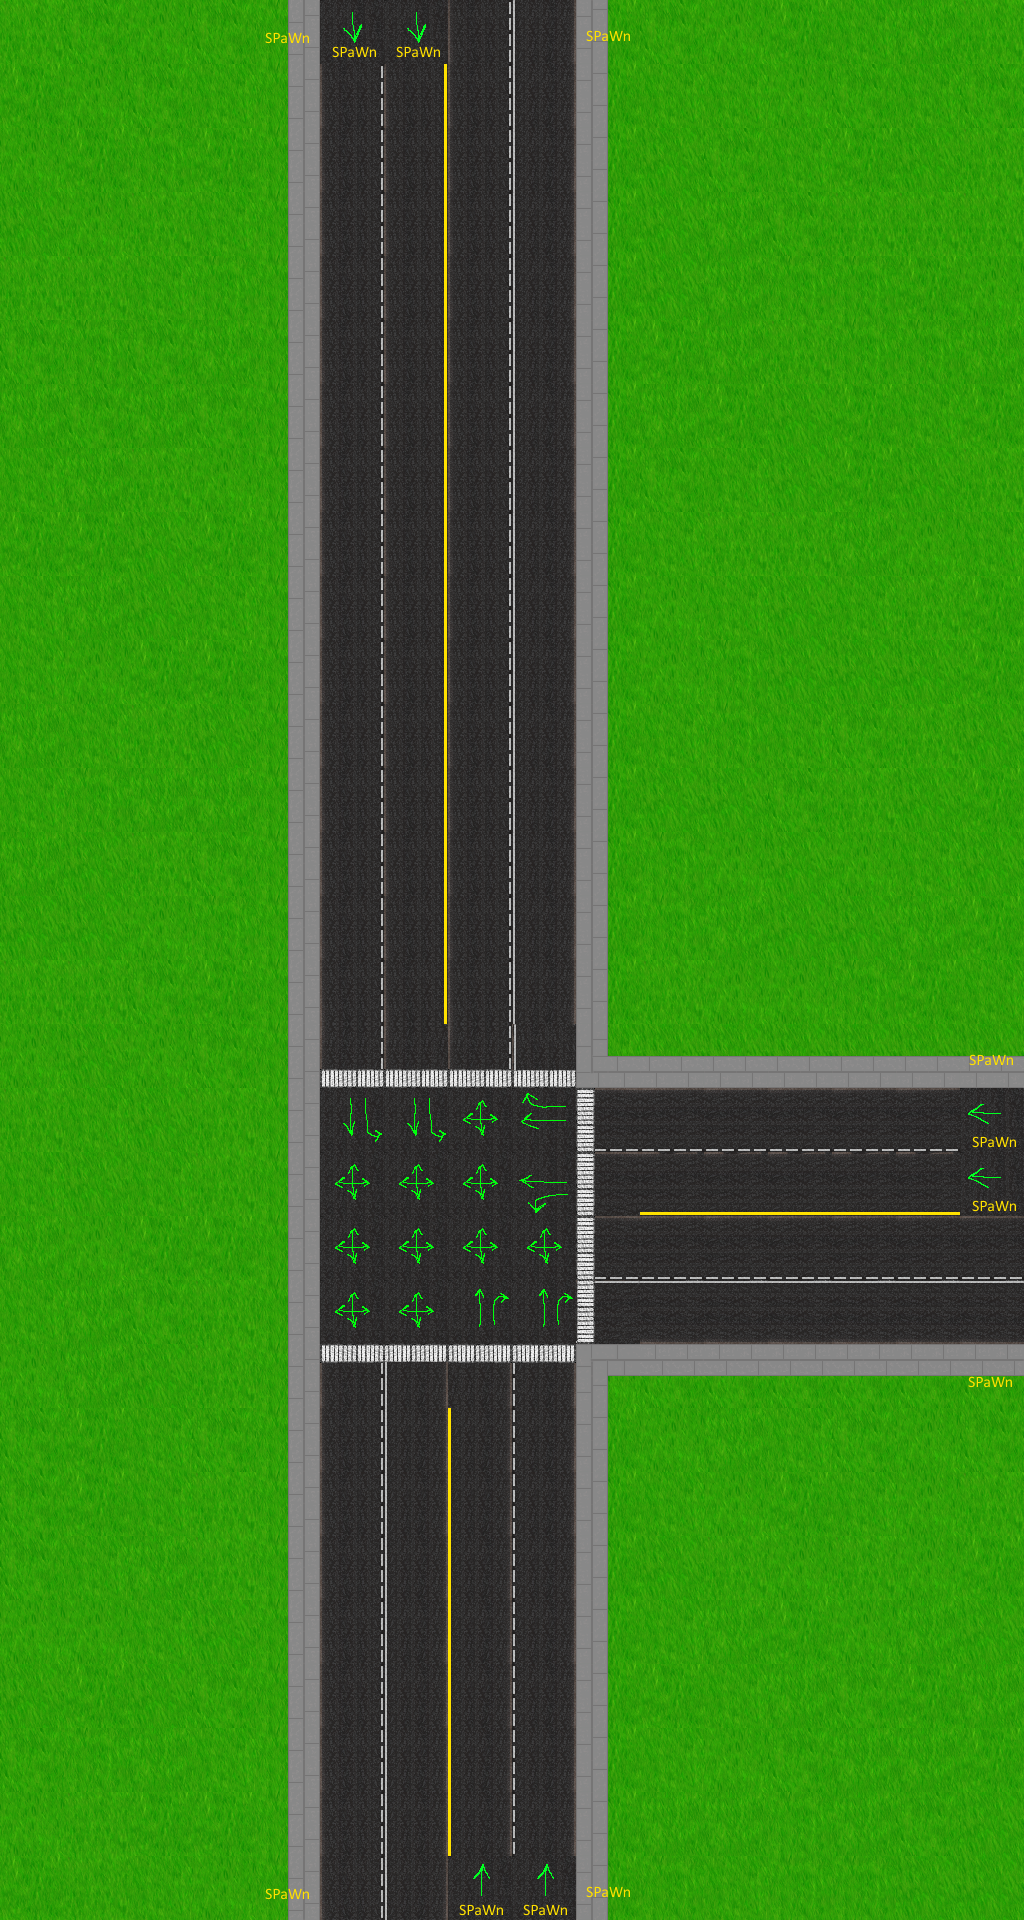

Below is a game level as drawn by its tile map, then a one-line description and the .tmx that defines it (tile-layer data replaced by summaries):
An orthogonal 16x30 tile map with 64x64 px tiles, 4 tile layers (Background, Roads, SideWalks, Spawns).

<map version="1.0" orientation="orthogonal" renderorder="right-down" width="16" height="30" tilewidth="64" tileheight="64" nextobjectid="1">
 <tileset firstgid="1" name="RoadTiles" tilewidth="64" tileheight="64">
  <image source="RoadTiles.png" width="512" height="576" />
 </tileset>
 <layer name="Background" width="16" height="30">
  <data>[480 cells, 264 non-empty, 8 distinct tile ids]</data>
 </layer>
 <layer name="Roads" width="16" height="30">
  <data>[480 cells, 148 non-empty, 24 distinct tile ids]</data>
 </layer>
 <layer name="SideWalks" width="16" height="30">
  <data>[480 cells, 68 non-empty, 6 distinct tile ids]</data>
 </layer>
 <layer name="Spawns" width="16" height="30">
  <data>[480 cells, 12 non-empty, 7 distinct tile ids]</data>
 </layer>
</map>
